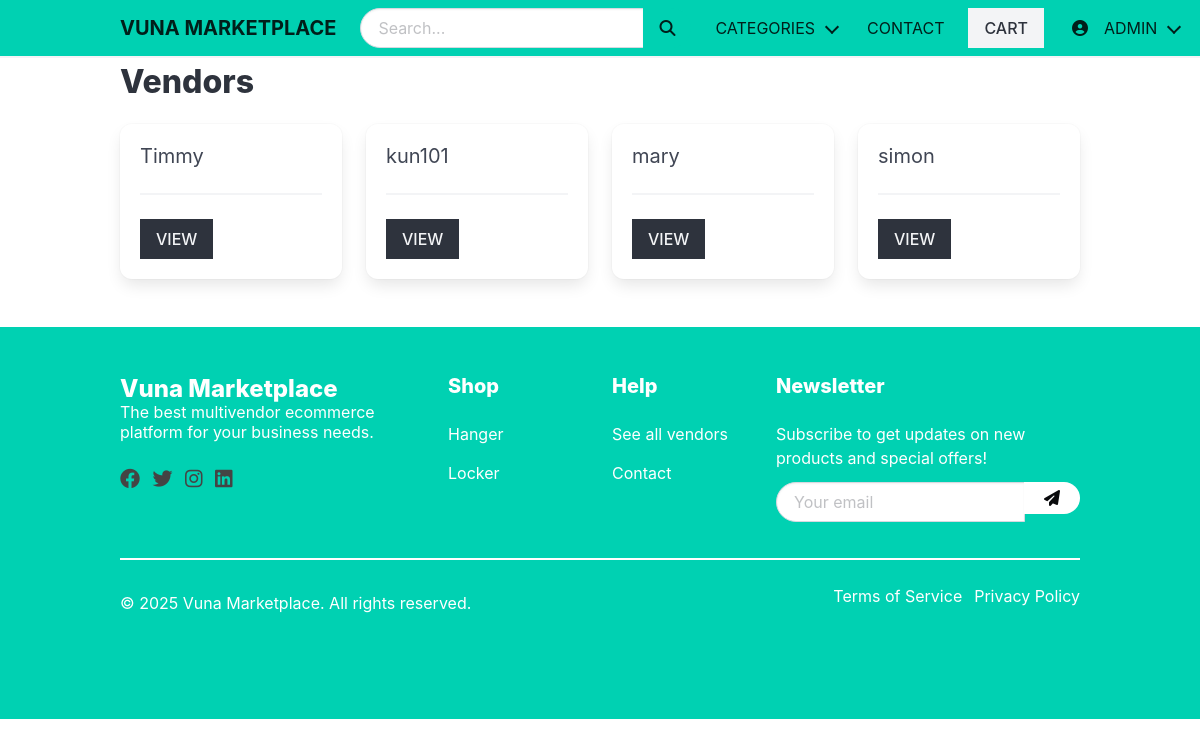
Page /vendors/ (signed in) on the committed database.
### apps/vendor/models.py (models this page shows, shortened)
class Vendor(models.Model):
    name = models.CharField(max_length=255)
    created_at = models.DateTimeField(auto_now_add=True)
    created_by = models.OneToOneField(User,related_name='vendor', on_delete=models.CASCADE)
    class Meta:
        ordering = ['name']

### apps/product/models.py (models this page shows, shortened)
class Category(models.Model):
    title = models.CharField(max_length=255)
    slug = models.SlugField(max_length=255)
    ordering = models.IntegerField(default=0)
    class Meta:
        ordering = ['ordering']

### apps/vendor/views.py (the view)
# urls.py: path('',views.vendors, name = 'vendors'),
def vendors(request):
    vendors = Vendor.objects.all()
    return render(request, 'vendor/vendors.html', {'vendors':vendors})

### apps/cart/cart.py (called while the page is built)
    def __len__(self):
        return sum(item['quantity'] for item in self.cart.values())

### apps/cart/context_processors.py (called while the page is built)
def cart(request):
    return {'cart':Cart(request)}

### apps/product/context_processors.py (called while the page is built)
def menu_categories(request):
    categories = Category.objects.all()
    return {'menu_categories': categories}

### apps/vendor/templates/vendor/vendors.html (shortened to what this page needs)
{% extends 'core/base.html' %}
{% block content %}
    <h1 class="title">Vendors</h1>
    <div class="columns is-multiline">
        {% for vendor in vendors %}
            <div class="column is-3">
                <div class="box">
                    <h2 class="subtitle">{{ vendor.name }}</h2>
                    <hr>
                    <a href="{% url 'vendor' vendor.id %}" class="button is-dark is-uppercase">View</a>
                </div>
            </div>
        {% endfor %}
    </div>
{% endblock %}

### apps/core/templates/core/base.html (shortened to what this page needs)
{% load static %}
<!DOCTYPE html>
<html lang="en" data-theme="light">
    <head>
        <link rel="stylesheet" href="https://cdn.jsdelivr.net/npm/bulma@1.0.2/css/bulma.min.css">
        <link rel="stylesheet" href="https://cdnjs.cloudflare.com/ajax/libs/font-awesome/6.4.0/css/all.min.css">
        <link rel="stylesheet" href="{% static 'styles/main.css' %}">
    </head>
    <body>
        <nav class="navbar is-primary is-fixed-top has-shadow">
            <div class="container">
                <div class="navbar-brand">
                    <a href="/" class="navbar-item">
                        <span class="is-size-5 has-text-weight-bold">Vuna Marketplace</span>
                    </a>
                </div>
                <div class="navbar-menu" id="main-navbar">
                    <div class="navbar-start">
                        <div class="navbar-item is-expanded">
                            <form method="get" action="{% url 'search' %}" class="is-flex-grow-1">
                                <div class="field has-addons">
                                    <div class="control is-expanded">
                                        <input type="text" class="input is-rounded" name="query" placeholder="Search...">
                                    </div>
                                    <div class="control">
                                        <button class="button is-primary is-rounded">
                                            <span class="icon">
                                                <i class="fas fa-search"></i>
                                            </span>
                                        </button>
                                    </div>
                                </div>
                            </form>
                        </div>
                    </div>
                    <div class="navbar-end">
                        <div class="navbar-item has-dropdown is-hoverable is-hidden-touch">
                            <a class="navbar-link">
                                Categories
                            </a>
                        </div>
                        <a href="{% url 'contact' %}" class="navbar-item is-hidden-touch">
                            Contact
                        </a>
                        <div class="navbar-item">
                            <a href="{% url "cart" %}" class="button is-light"> Cart {% if cart %} ({{cart|length}}){% endif %}</a>
                        </div>
                        <div class="navbar-item has-dropdown is-hoverable">
                            <a class="navbar-link">
                                <span class="icon">
                                    {% if request.user.is_authenticated %}
                                        <i class="fas fa-user-circle"></i>
                                    {% else %}
                                        <i class="fas fa-user"></i>
                                    {% endif %}
                                </span>
                                <span class="is-hidden-mobile">{{ request.user.username }}</span>
                            </a>
                        </div>
                    </div>
                </div>
            </div>
        </nav>
        <section class="section" style="padding-top: 4rem;">
            <div class="container">
                {% block content %}
                {% endblock %}
            </div>
        </section>
        <footer class="footer has-background-primary has-text-white">
            <div class="container">
                <div class="columns">
                    <div class="column is-4">
                        <h3 class="title is-4 has-text-white">Vuna Marketplace</h3>
                        <p class="subtitle is-6 has-text-white">The best multivendor ecommerce platform for your business needs.</p>
                        <div class="social-icons">
                            <a href="#" class="mr-2"><i class="fab fa-facebook fa-lg"></i></a>
                            <a href="#" class="mr-2"><i class="fab fa-twitter fa-lg"></i></a>
                            <a href="#" class="mr-2"><i class="fab fa-instagram fa-lg"></i></a>
                            <a href="#"><i class="fab fa-linkedin fa-lg"></i></a>
                        </div>
                    </div>
                    <div class="column is-2">
                        <h4 class="title is-5 has-text-white">Shop</h4>
                        <ul>
                            {% for category in menu_categories|slice:":5" %}
                                <li><a href="{% url 'category' category.slug %}" class="has-text-white">{{ category.title }}</a></li>
                            {% endfor %}
                        </ul>
                    </div>
                    <div class="column is-2">
                        <h4 class="title is-5 has-text-white">Help</h4>
                        <ul>
                            <li><a href="{% url "vendors" %}" class="has-text-white">See all vendors</a></li>
                            <li><a href="{% url 'contact' %}" class="has-text-white">Contact</a></li>
                        </ul>
                    </div>
                    <div class="column is-4">
                        <h4 class="title is-5 has-text-white">Newsletter</h4>
                        <p class="mb-3">Subscribe to get updates on new products and special offers!</p>
                        <form class="field has-addons">
                            <div class="control is-expanded">
                                <input class="input is-rounded" type="email" placeholder="Your email">
                            </div>
                            <div class="control">
                                <button class="button is-white is-rounded">
                                    <i class="fas fa-paper-plane"></i>
                                </button>
                            </div>
                        </form>
                    </div>
                </div>
                <hr class="has-background-white">
                <div class="level">
                    <div class="level-left">
                        <div class="level-item">
                            <p>&copy; {% now "Y" %} Vuna Marketplace. All rights reserved.</p>
                        </div>
                    </div>
                    <div class="level-right">
                        <div class="level-item">
                            <a href="#" class="has-text-white mr-3">Terms of Service</a>
                            <a href="#" class="has-text-white">Privacy Policy</a>
                        </div>
                    </div>
                </div>
            </div>
        </footer>
    </body>
</html>

### static/styles/main.css (style rules this page uses)
.navbar { text-transform: uppercase; }
.footer a { margin-bottom: 15px; display: inline-block; color: #444; }
.input, .button { border-radius: 0; }
.navbar-item { padding: 0.5rem 0.75rem; }
.navbar-start { flex-grow: 1; flex-shrink: 1; }
.navbar-item.is-expanded { min-width: 0; }
.navbar-item .control.is-expanded { flex-shrink: 1; min-width: 0; }

### rows in the picture
Vendor: name "Timmy"
Vendor: name "kun101"
Vendor: name "mary"
Vendor: name "simon"
Category: title "Hanger"
Category: title "Locker"

### other values in the picture
{{ request.user.username }} "ADMIN"
